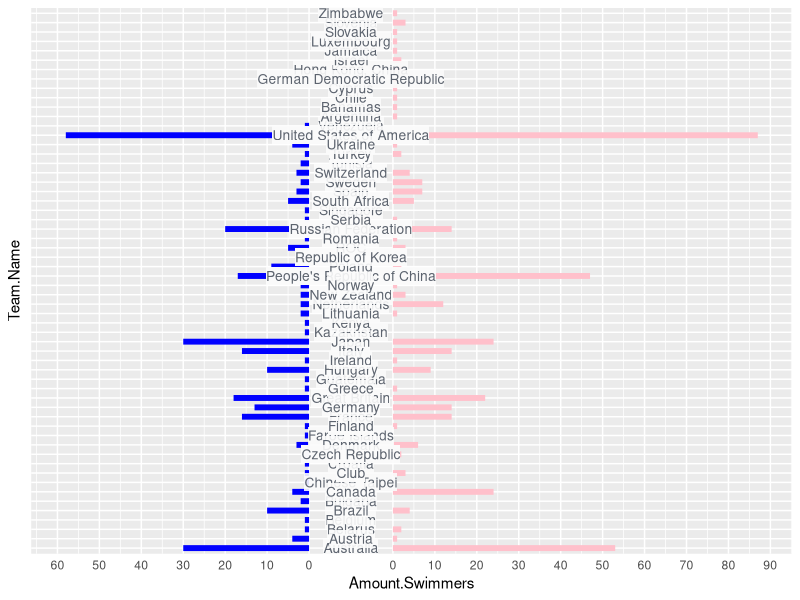

This chart was generated by the following R code:
library(tidyverse)
library(dplyr)
library(ggplot2)

gender_select <- function(data,gender){
  dataframe <- data %>% 
    filter(Gender == gender) %>% 
    select(Athlete.Full.Name,Team.Name,Gender) %>%
    unique() %>% 
    group_by(Team.Name) %>% 
    transmute(
      Team.Name = as.factor(Team.Name),
      id.team.code = as.factor(Team.Name),
      id.team.code = as.integer(id.team.code),
    ) %>%
    summarise(
      Amount.Swimmers = sum(id.team.code/id.team.code)
    ) %>% 
    arrange(desc(Amount.Swimmers))
  
  dataframe <- dataframe %>% 
    mutate(
      Gender = gender
    )
  
  return(dataframe)
}

data <- read.csv("./data/best_swimmers.csv",sep = ",")
View(data)
glimpse(data)

options(scipen = 999)




data <- data %>% 
  mutate(
    Swim.time = NULL,
    Event.Name = as.factor(Event.Name),
    Event.description = as.factor(Event.description),
    City = as.factor(City),
    Country.Code = as.factor(Country.Code),
    Swim.date = as.Date(Swim.date, "%m-%d-%y"),
    Athlete.birth.date = as.Date(Athlete.birth.date,"%m-%d-%y"),
    Team.Name = as.factor(Team.Name),
    Team.Code = NULL,
    Duration..hh.mm.ss.ff. = str_split(Duration..hh.mm.ss.ff. , ":", simplify = TRUE),
    Minute =as.integer(Duration..hh.mm.ss.ff.[,2]),
    Second = as.integer(Duration..hh.mm.ss.ff.[,3]),
    hundredths = as.integer(Duration..hh.mm.ss.ff.[,4]),
    Duration..hh.mm.ss.ff. = NULL,
    index = NULL,
    Gender = as.factor(Gender),
    Age.to.swim = as.integer(trunc(as.numeric((`Swim.date`- `Athlete.birth.date`)/365)))
  ) %>% 
  filter(
    Swim.date < as.Date("2023-01-01") & Athlete.birth.date < as.Date("2023-01-01")
  )

glimpse(data)


female_df <- gender_select(data,"F")
View(female_df)

male_df <- gender_select(data,"M")
View(male_df)

df_swimmers <- full_join(male_df,female_df)

View(df_swimmers)
  
displacement <- 10

c(seq(-90,0,by = 10)-displacement, seq(0,90, by = 10) + displacement)

c(rev(seq(0,90, by = 10)), seq(0,90, by = 10))

ggplot(df_swimmers, aes(x = `Team.Name`,
                        y = `Amount.Swimmers`))+
  geom_linerange(data = subset(df_swimmers, Gender == "M") %>% 
                   mutate(`Amount.Swimmers` = -`Amount.Swimmers`),
                 aes(ymin = -displacement,
                     ymax = -displacement + `Amount.Swimmers`),
                 size = 2,
                 color = "blue")+
  geom_linerange(data = subset(df_swimmers, Gender == "F"),
                 aes(ymin = displacement,
                     ymax = displacement + `Amount.Swimmers`),
                 size = 2,
                 color = "pink")+
  coord_flip()+
  scale_y_continuous(
    breaks = c(seq(-90 ,0,by=10)-displacement,
               seq(0,90,by = 10)+displacement),
    labels = c(rev(seq(0,90, by = 10)), seq(0,90, by = 10))
  )+
  theme(plot.title = element_text(hjust = .5),
        axis.ticks = element_blank(),
        axis.text.y = element_blank()
        )+
  geom_label(aes(x = `Team.Name`,
                 y = 0,
                 label = `Team.Name`),
             size = 3.5,
             label.padding = unit(0.0,"lines"),
             label.size = 0,
             label.r = unit(0.0,"lines"),
             fill = "#FAFAFA",
             alpha = 0.9,
             color = "#5D646F")

